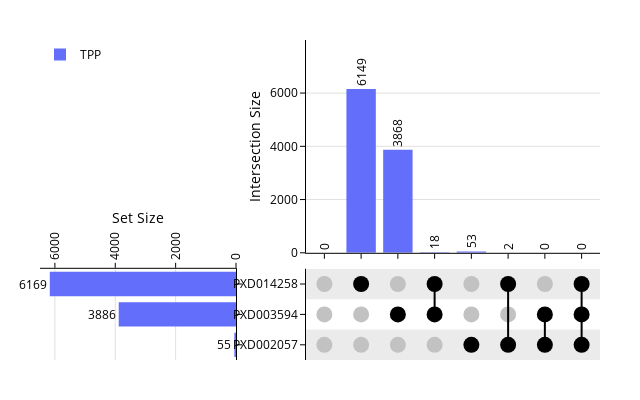

The notebook cell this image was saved under:
### Code cell
fig = plot_upset(
    dataframes=[dfsconc],
    legendgroups=["TPP"],
    marker_size=16,
)
fig.write_image("tpp_altpeptides_upset.svg")
fig.show()

### Figure 1 — Plotly figure (JSON) as saved in the notebook; plotly's stock layout.template omitted (floating-point values rounded to 4 significant figures)
{"data": [{"cliponaxis": false, "legendgroup": "TPP", "marker": {"color": "#636efa", "line": {"width": 0}}, "name": "TPP", "showlegend": false, "text": [0, 6149, 3868, 18, 53, 2, 0, 0], "textangle": -90, "textfont": {"size": 12}, "textposition": "outside", "texttemplate": "%{text:}", "type": "bar", "x": ["000", "001", "010", "011", "100", "101", "110", "111"], "xaxis": "x2", "y": [0, 6149, 3868, 18, 53, 2, 0, 0], "yaxis": "y2"}, {"cliponaxis": false, "legendgroup": "TPP", "marker": {"color": "#636efa", "line": {"width": 0}}, "name": "TPP", "orientation": "h", "text": [55, 3886, 6169], "textangle": 0, "textfont": {"size": 12}, "textposition": "outside", "texttemplate": "%{text:}", "type": "bar", "x": [55, 3886, 6169], "xaxis": "x3", "y": ["PXD002057", "PXD003594", "PXD014258"], "yaxis": "y3"}, {"legendgroup": "True", "marker": {"color": "#000000", "line": {"color": "#000000", "width": 0}, "size": 16, "symbol": "circle"}, "mode": "markers", "name": "True", "showlegend": false, "type": "scatter", "x": [4, 2, 1, 5, 3, 3, 6, 6, 5, 7, 7, 7], "xaxis": "x4", "y": [0, 1, 2, 0, 1, 2, 0, 1, 2, 0, 1, 2], "yaxis": "y4"}, {"legendgroup": "False", "marker": {"color": "#C2C2C2", "line": {"color": "#000000", "width": 0}, "size": 16, "symbol": "circle"}, "mode": "markers", "name": "False", "showlegend": false, "type": "scatter", "x": [3, 5, 6, 2, 4, 4, 1, 1, 2, 0, 0, 0], "xaxis": "x4", "y": [0, 1, 2, 0, 1, 2, 0, 1, 2, 0, 1, 2], "yaxis": "y4"}, {"legendgroup": "True", "line": {"color": "#000000", "width": 2}, "mode": "lines", "name": "True", "showlegend": false, "type": "scatter", "x": [3, 3], "xaxis": "x4", "y": [1, 2], "yaxis": "y4"}, {"legendgroup": "True", "line": {"color": "#000000", "width": 2}, "mode": "lines", "name": "True", "showlegend": false, "type": "scatter", "x": [5, 5], "xaxis": "x4", "y": [0, 2], "yaxis": "y4"}, {"legendgroup": "True", "line": {"color": "#000000", "width": 2}, "mode": "lines", "name": "True", "showlegend": false, "type": "scatter", "x": [6, 6], "xaxis": "x4", "y": [0, 1], "yaxis": "y4"}, {"legendgroup": "True", "line": {"color": "#000000", "width": 2}, "mode": "lines", "name": "True", "showlegend": false, "type": "scatter", "x": [7, 7], "xaxis": "x4", "y": [0, 1], "yaxis": "y4"}, {"legendgroup": "True", "line": {"color": "#000000", "width": 2}, "mode": "lines", "name": "True", "showlegend": false, "type": "scatter", "x": [7, 7], "xaxis": "x4", "y": [1, 2], "yaxis": "y4"}], "layout": {"bargap": 0.2, "bargroupgap": 0, "barmode": "group", "font": {"color": "black"}, "height": 400, "hovermode": "closest", "legend": {"orientation": "v", "x": 0, "xanchor": "left", "y": 1, "yanchor": "top"}, "margin": {"b": 40, "l": 40, "r": 40, "t": 40}, "paper_bgcolor": "white", "plot_bgcolor": "rgba(0, 0, 0, 0)", "shapes": [{"fillcolor": "#EBEBEB", "layer": "below", "line": {"width": 0}, "type": "rect", "x0": 0, "x1": 1, "xref": "x4 domain", "y0": -0.5, "y1": 0.5, "yref": "y4"}, {"fillcolor": "#EBEBEB", "layer": "below", "line": {"width": 0}, "type": "rect", "x0": 0, "x1": 1, "xref": "x4 domain", "y0": 1.5, "y1": 2.5, "yref": "y4"}], "showlegend": true, "uniformtext": {"minsize": 12, "mode": "show"}, "width": 640, "xaxis": {"anchor": "y", "automargin": true, "domain": [0, 0.35], "matches": "x3", "showticklabels": false, "zeroline": false}, "xaxis2": {"anchor": "y2", "automargin": true, "domain": [0.475, 1], "dtick": 1, "linecolor": "#000000", "matches": "x4", "range": [-0.5, 7.5], "showline": true, "showticklabels": false, "side": "bottom", "tickcolor": "#000000", "ticks": "outside", "type": "category", "zeroline": false}, "xaxis3": {"anchor": "y3", "automargin": true, "autorange": true, "domain": [0, 0.35], "gridcolor": "#E0E0E0", "linecolor": "#000000", "range": [6494.0, 0], "showgrid": true, "showline": true, "showticklabels": true, "side": "top", "tickangle": -90, "tickcolor": "#000000", "ticks": "outside", "title": {"font": {"color": "#000000"}, "standoff": 5, "text": "Set Size"}, "type": "linear", "zeroline": false}, "xaxis4": {"anchor": "y4", "automargin": true, "domain": [0.475, 1], "dtick": 1, "range": [-0.5, 7.5], "showgrid": false, "showline": true, "showticklabels": false, "side": "bottom", "title": {"standoff": 5}, "type": "linear", "zeroline": false}, "yaxis": {"anchor": "x", "automargin": true, "domain": [0.335, 1.0], "zeroline": false}, "yaxis2": {"anchor": "x2", "automargin": true, "domain": [0.335, 1.0], "gridcolor": "#E0E0E0", "linecolor": "#000000", "range": [0, 7994.0], "showgrid": true, "showline": true, "showticklabels": true, "side": "left", "tickcolor": "#000000", "ticks": "outside", "title": {"font": {"color": "#000000"}, "standoff": 5, "text": "Intersection Size"}, "type": "linear", "zeroline": false}, "yaxis3": {"anchor": "x3", "automargin": true, "autorange": true, "domain": [0, 0.285], "linecolor": "#000000", "range": [-0.5, 2.5], "showline": true, "showticklabels": false, "side": "right", "tickcolor": "#000000", "ticks": "outside", "type": "category", "zeroline": false}, "yaxis4": {"anchor": "x4", "automargin": true, "autorange": true, "domain": [0, 0.285], "linecolor": "#000000", "mirror": false, "range": [-0.5, 2.5], "showgrid": false, "showline": true, "showticklabels": true, "side": "left", "tickcolor": "#000000", "ticks": "outside", "ticktext": ["PXD002057", "PXD003594", "PXD014258"], "tickvals": [0, 1, 2], "type": "linear", "zeroline": false}}}
